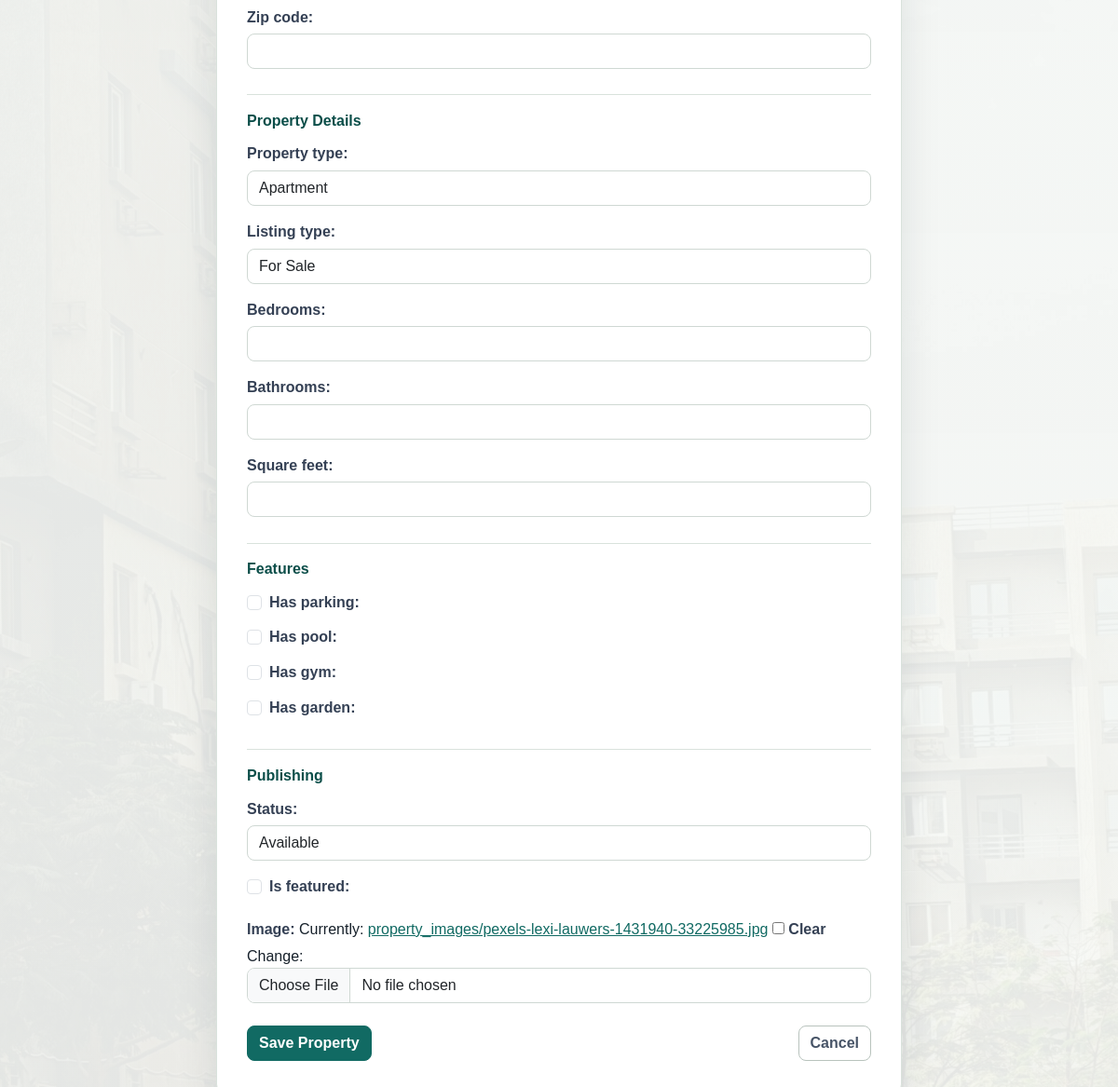
The app's page /listings/property/2/edit/ (signed in, lower part), older data.
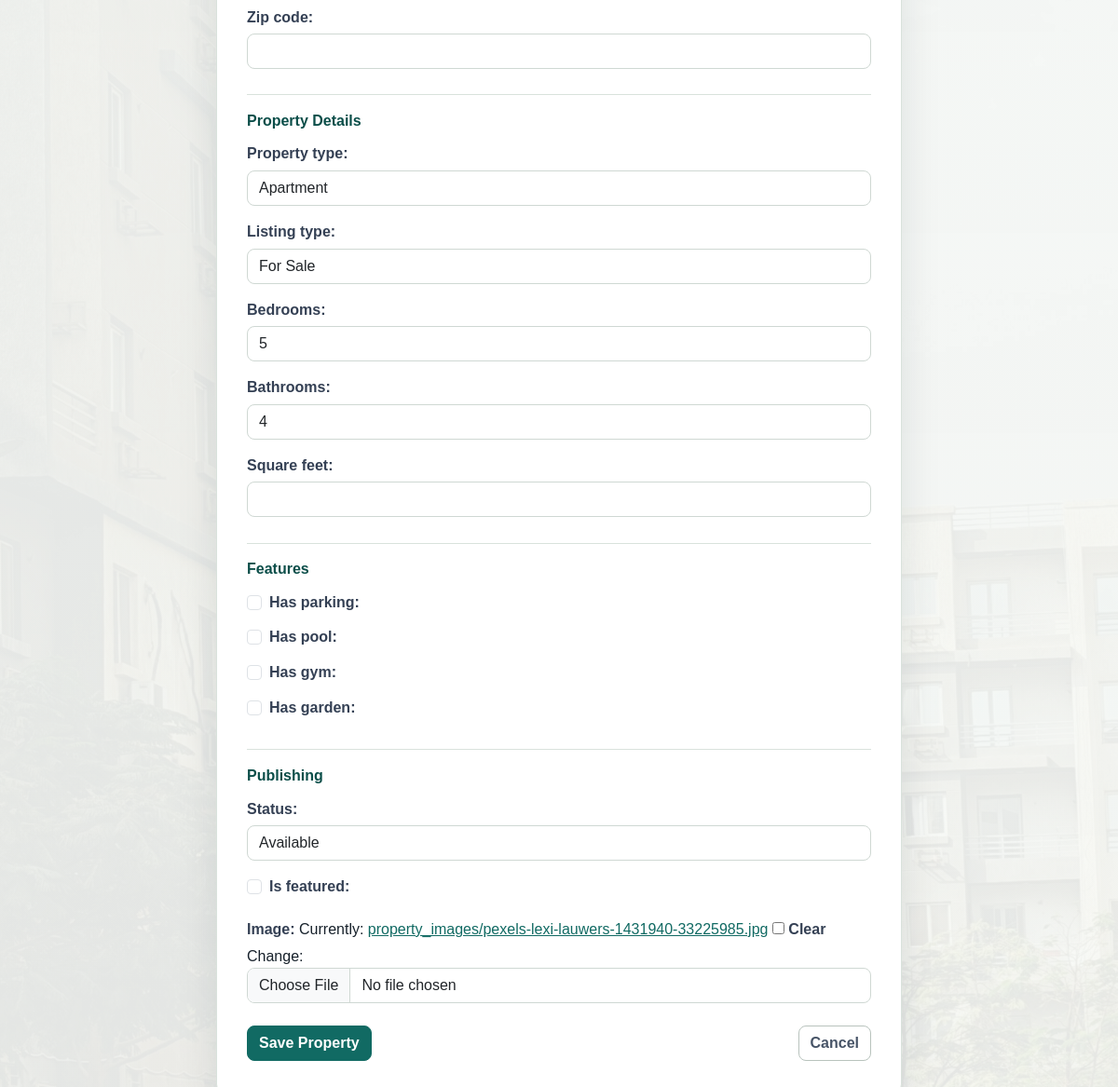
The same page, newer data.
### listings/models.py (models this page shows, shortened)
class Property(models.Model):
    PROPERTY_TYPES = [
        ('house', 'House'),
        ('apartment', 'Apartment'),
        ('land', 'Land'),
        ('commercial', 'Commercial'),
        ('rental', 'Rental'),
    ]
    LISTING_TYPES = [
        ('sale', 'For Sale'),
        ('rent', 'For Rent'),
    ]
    STATUS_CHOICES = [
        ('available', 'Available'),
        ('sold', 'Sold'),
        ('rented', 'Rented'),
        ('pending', 'Pending'),
    ]
    title = models.CharField(max_length=200)
    description = models.TextField(blank=True, null=True)
    price = models.DecimalField(max_digits=12, decimal_places=2)
    address = models.CharField(max_length=255, blank=True, null=True)
    city = models.CharField(max_length=100, blank=True, null=True)
    state = models.CharField(max_length=100, blank=True, null=True)
    zip_code = models.CharField(max_length=20, blank=True, null=True)
    location = models.CharField(max_length=200)  # keep for quick search
    property_type = models.CharField(max_length=20, choices=PROPERTY_TYPES)
    listing_type = models.CharField(max_length=20, choices=LISTING_TYPES, default='sale')
    bedrooms = models.PositiveIntegerField(blank=True, null=True)
    bathrooms = models.PositiveIntegerField(blank=True, null=True)
    square_feet = models.PositiveIntegerField(blank=True, null=True)
    has_parking = models.BooleanField(default=False)
    has_pool = models.BooleanField(default=False)
    has_gym = models.BooleanField(default=False)
    has_garden = models.BooleanField(default=False)
    status = models.CharField(max_length=20, choices=STATUS_CHOICES, default='available')
    is_featured = models.BooleanField(default=False)
    owner = models.ForeignKey(
        settings.AUTH_USER_MODEL,
        on_delete=models.CASCADE,
        related_name="listings_properties"
    )
    image = models.ImageField(upload_to="property_images/", blank=True, null=True)
    listed_date = models.DateTimeField(auto_now_add=True)
    class Meta:
        ordering = ['-listed_date']
        verbose_name_plural = "Properties"

### listings/views.py (the view)
# urls.py: path("property/<int:pk>/edit/", property_update, name="property_update"),
@login_required
def property_update(request, pk):
    property_obj = get_object_or_404(Property, pk=pk)
    if not _can_manage_property(request.user, property_obj):
        raise PermissionDenied("You can only edit properties you manage.")
    if request.method == "POST":
        form = PropertyForm(request.POST, request.FILES, instance=property_obj)
        if form.is_valid():
            property_obj = form.save(commit=False)
            property_obj.owner = property_obj.owner
            property_obj.save()
            return redirect("property_detail", pk=property_obj.pk)
    else:
        form = PropertyForm(instance=property_obj)
    return render(
        request,
        "listings/property_form.html",
        {"form": form, "title": "Edit Property"}
    )

### listings/forms.py
class PropertyForm(forms.ModelForm):
    class Meta:
        model = Property
        fields = [
            "title", "description", "location", "price",
            "address", "city", "state", "zip_code",
            "property_type", "listing_type",
            "bedrooms", "bathrooms", "square_feet",
            "has_parking", "has_pool", "has_gym", "has_garden",
            "status", "is_featured", "image"
        ]
        widgets = {
            "description": forms.Textarea(attrs={"rows": 4, "class": "form-control"}),
            "location": forms.TextInput(attrs={"class": "form-control"}),
            "address": forms.TextInput(attrs={"class": "form-control"}),
            "city": forms.TextInput(attrs={"class": "form-control"}),
            "state": forms.TextInput(attrs={"class": "form-control"}),
            "zip_code": forms.TextInput(attrs={"class": "form-control"}),
        }

### accounts/models.py (called while the page is built)
    @property
    def is_seller(self):
        return self.role == self.Roles.SELLER

    @property
    def is_admin(self):
        return self.role == self.Roles.ADMIN or self.is_superuser

### listings/templates/listings/property_form.html (shortened to what this page needs)
{% extends "base.html" %}
{% load widget_tweaks %}
{% block content %}
<div class="py-5">
  <div class="row justify-content-center">
    <div class="col-lg-8">
      <div class="app-card form-card">
        <form method="post" enctype="multipart/form-data">
          <div class="mb-3">
            {{ form.zip_code.label_tag }}
            {{ form.zip_code|add_class:"form-control" }}
          </div>
          <h2 class="form-section-title">Property Details</h2>
          <div class="mb-3">
            {{ form.property_type.label_tag }}
            {{ form.property_type|add_class:"form-control" }}
          </div>
          <div class="mb-3">
            {{ form.listing_type.label_tag }}
            {{ form.listing_type|add_class:"form-control" }}
          </div>
          <div class="mb-3">
            {{ form.bedrooms.label_tag }}
            {{ form.bedrooms|add_class:"form-control" }}
          </div>
          <div class="mb-3">
            {{ form.bathrooms.label_tag }}
            {{ form.bathrooms|add_class:"form-control" }}
          </div>
          <div class="mb-3">
            {{ form.square_feet.label_tag }}
            {{ form.square_feet|add_class:"form-control" }}
          </div>
          <h2 class="form-section-title">Features</h2>
          <div class="form-check mb-2">
            {{ form.has_parking|add_class:"form-check-input" }}
            {{ form.has_parking.label_tag }}
          </div>
          <div class="form-check mb-2">
            {{ form.has_pool|add_class:"form-check-input" }}
            {{ form.has_pool.label_tag }}
          </div>
          <div class="form-check mb-2">
            {{ form.has_gym|add_class:"form-check-input" }}
            {{ form.has_gym.label_tag }}
          </div>
          <div class="form-check mb-2">
            {{ form.has_garden|add_class:"form-check-input" }}
            {{ form.has_garden.label_tag }}
          </div>
          <h2 class="form-section-title">Publishing</h2>
          <div class="mb-3">
            {{ form.status.label_tag }}
            {{ form.status|add_class:"form-control" }}
          </div>
          <div class="form-check mb-3">
            {{ form.is_featured|add_class:"form-check-input" }}
            {{ form.is_featured.label_tag }}
          </div>
          <div class="mb-3">
            {{ form.image.label_tag }}
            {{ form.image|add_class:"form-control" }}
          </div>
          <div class="d-flex justify-content-between mt-4">
            <button type="submit" class="btn btn-primary">Save Property</button>
            <a href="{% url 'property_list' %}" class="btn btn-outline-secondary">Cancel</a>
          </div>
        </form>
      </div>
    </div>
  </div>
</div>
{% endblock %}

Row changes from the older to the newer data that the page shows:
changed Property "Apartment": bedrooms (not shown) → "5"; bathrooms (not shown) → "4"
